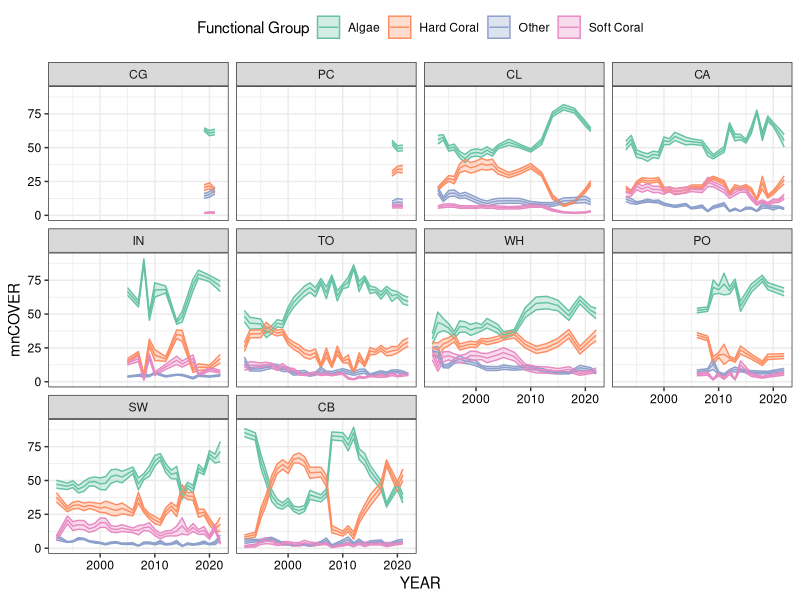
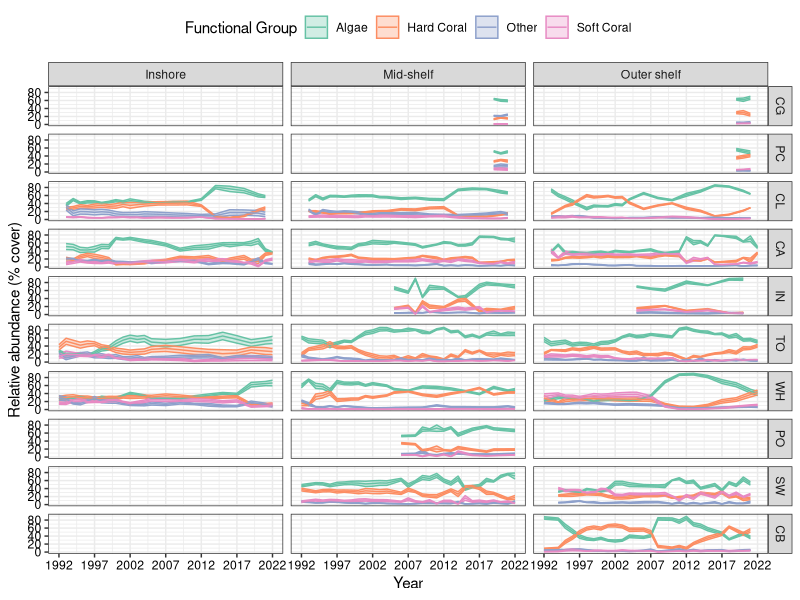
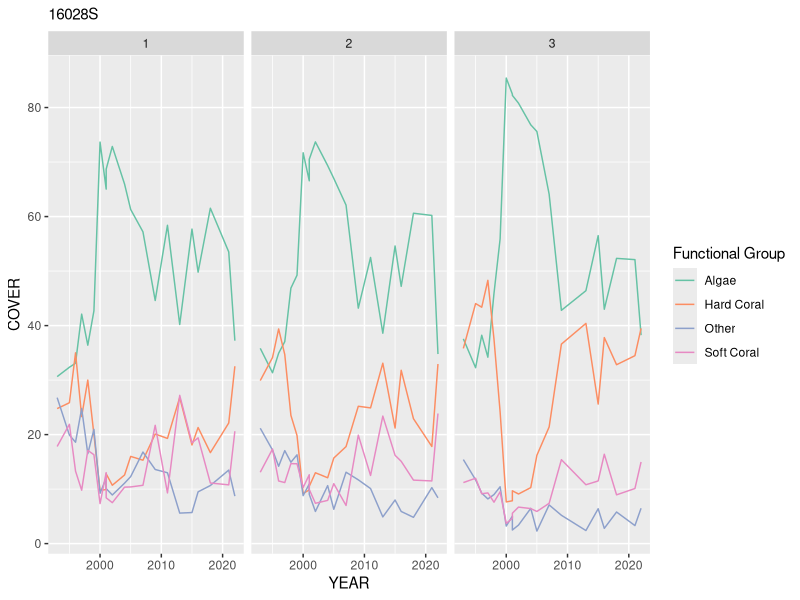
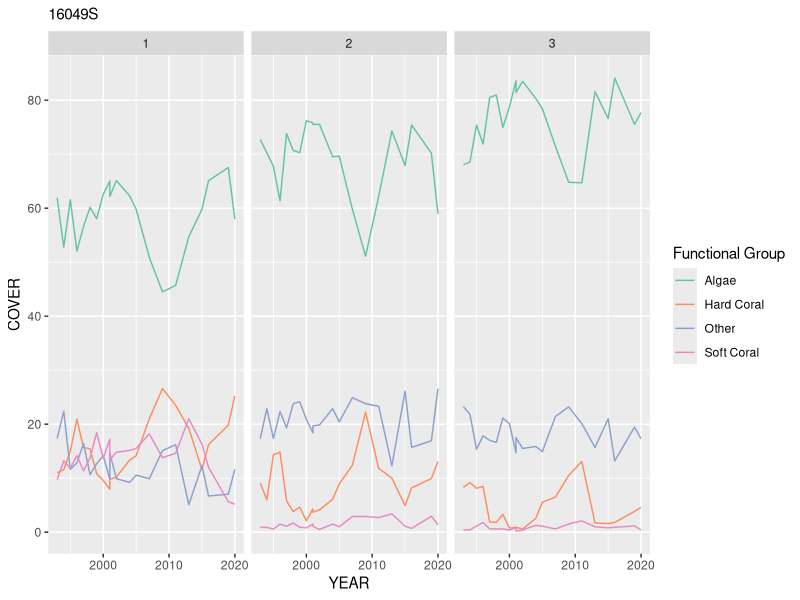
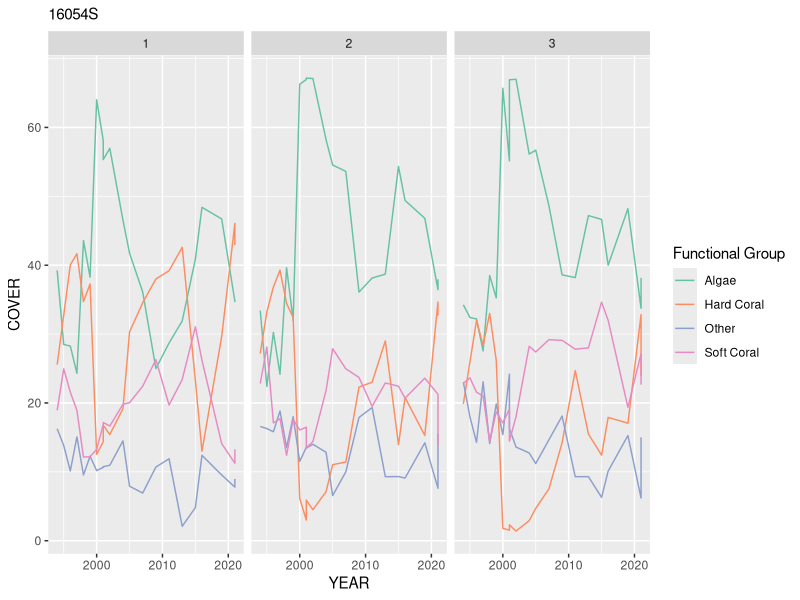
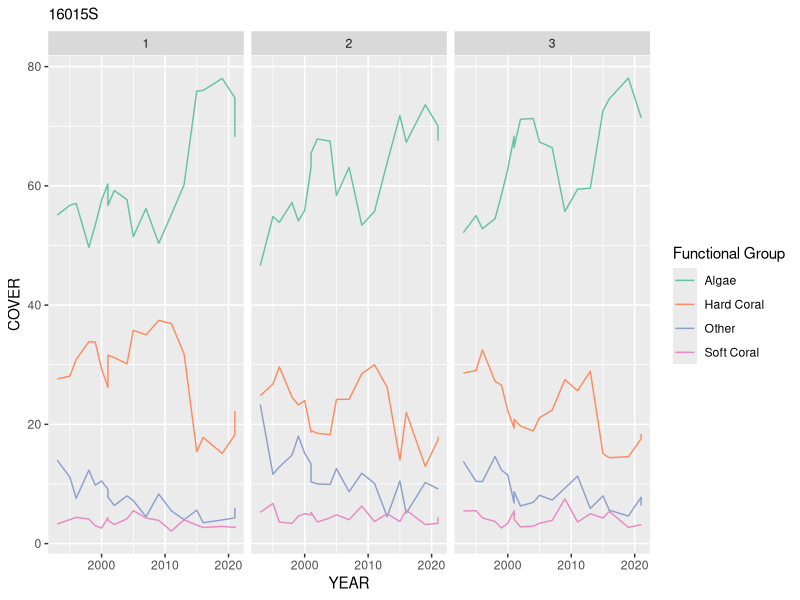
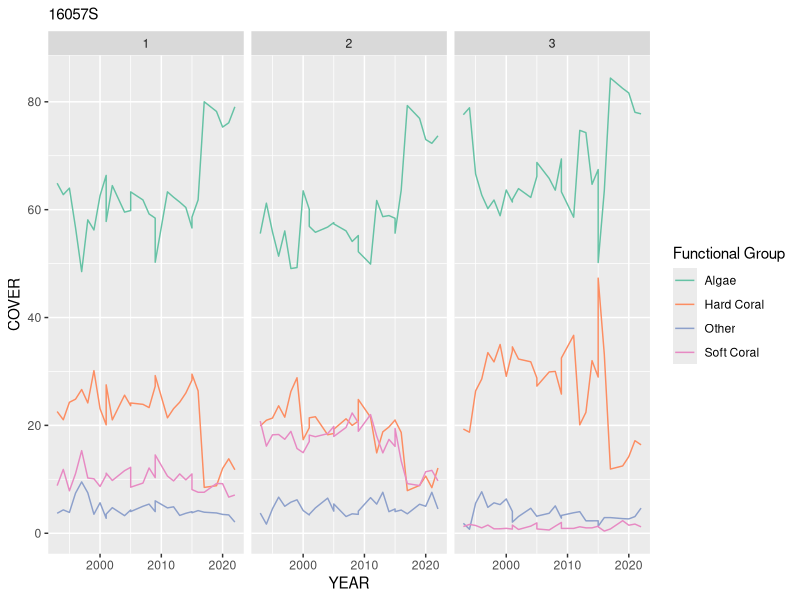
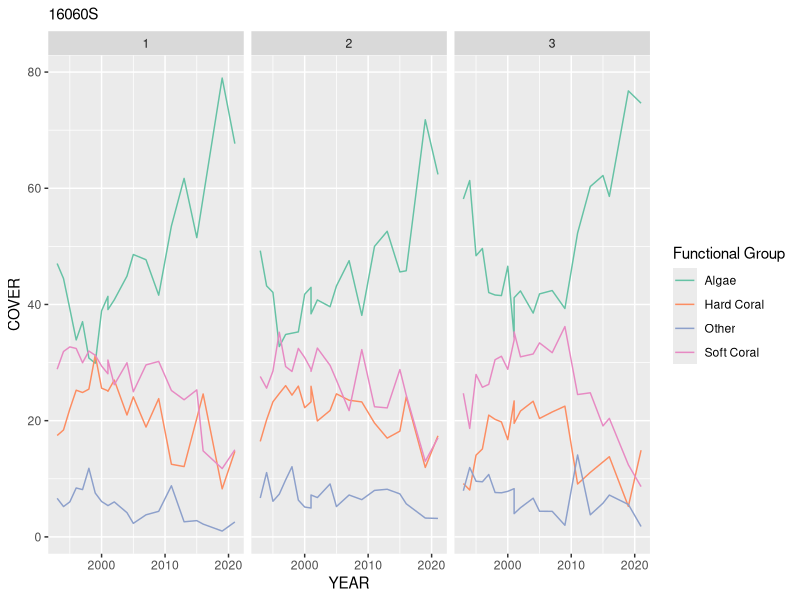

These figures' R source, in order:
## ---- chunk 1
getwd()
## ---- chunk 2
aims <- read.csv("../Lecture 7/ltmp_hc_sc_a_by_site_1992_2022.csv")
## ---- chunk 3
library(lubridate)
library(dplyr)
library(ggplot2)
library(tidyr)
## ---- chunk 4
aims$YEAR <- year(aims$SAMPLE_DATE)
aims$SECTOR <- factor(aims$SECTOR,
                      levels = c("CG","PC","CL","CA","IN",
                                 "TO","WH","PO","SW","CB"))
## ---- chunk 5
aims_summary <- aims %>% group_by(YEAR, SECTOR, GROUP_CODE) %>% summarize(mnCOVER = mean(COVER, na.rm = TRUE), sdCOVER = sd(COVER, na.rm = FALSE), nCOVER = n()) 
## ---- chunk 6
aims_summary <- aims %>%
  group_by(YEAR, SECTOR, GROUP_CODE) %>%
  summarize(mnCOVER = mean(COVER, na.rm = TRUE), #line up similar lines
            sdCOVER = sd(COVER, na.rm = FALSE), #it helps to spot differences
            nCOVER = n()) 
## ---- chunk 7
ggplot(data = aims_summary,
aes(x = YEAR, y = mnCOVER, color = GROUP_CODE, fill = GROUP_CODE)) +
geom_ribbon(alpha = 0.3, aes(ymin = mnCOVER-sdCOVER/sqrt(nCOVER),
ymax = mnCOVER+sdCOVER/sqrt(nCOVER))) +
geom_line() +
scale_color_brewer(name = "Functional Group", palette = "Set2") +
scale_fill_brewer(name = "Functional Group", palette = "Set2") +
facet_wrap(~SECTOR) +
theme_bw() +
theme(legend.position = "top",
axis.text = element_text(color = "black"))
## ---- chunk 8
aims_summary <- aims %>%
  group_by(YEAR, SECTOR, SHELF, GROUP_CODE) %>% #what's different here?
  summarize(mnCOVER = mean(COVER, na.rm = TRUE),
            sdCOVER = sd(COVER, na.rm = FALSE),
            nCOVER = n()) 
## ---- chunk 9
ggplot(data = aims_summary,
       aes(x = YEAR, y = mnCOVER, color = GROUP_CODE, fill = GROUP_CODE)) +
  geom_ribbon(alpha = 0.3, aes(ymin = mnCOVER-sdCOVER/sqrt(nCOVER),
                               ymax = mnCOVER+sdCOVER/sqrt(nCOVER))) +
  geom_line() +
  scale_x_continuous(name = "Year", breaks = seq(1992,2022,5)) +
  scale_y_continuous(name = "Relative abundance (% cover)", breaks = seq(0,100,20)) +
  scale_color_brewer(name = "Functional Group", palette = "Set2") +
  scale_fill_brewer(name = "Functional Group", palette = "Set2") +
  facet_grid(rows = vars(SECTOR), cols = vars(SHELF),
             labeller = labeller(SHELF = c("I"="Inshore",
                                           "M"="Mid-shelf",
                                           "O"="Outer shelf"))) +
  theme_bw() +
  theme(legend.position = "top",
        axis.text = element_text(color = "black"))
## ---- chunk 10
aims <- aims %>%
  mutate(LowCoral = if_else(GROUP_CODE == "Hard Coral" & COVER < 25, 1, 0))
## ---- chunk 11
lowCoral = 25

aims <- aims %>%
  mutate(LowCoral = if_else(GROUP_CODE == "Hard Coral" & COVER < lowCoral, 1, 0))
## ---- chunk 12
aims2 <- aims %>%
  group_by(SECTOR, REEF_ID, SITE_NO, VISIT_NO, SAMPLE_DATE) %>%
  mutate(LowCoral = if_else(GROUP_CODE == "Hard Coral" &
                              COVER[GROUP_CODE == "Hard Coral"] <
                              COVER[GROUP_CODE == "Algae"], 1, 0)) %>%
  ungroup()
## ---- chunk 13
#Surveys where coral cover was below 25%
sum(aims$LowCoral)/nrow(filter(aims, GROUP_CODE == "Hard Coral"))
#Surveys where coral cover is less than algae cover
sum(aims2$LowCoral)/nrow(filter(aims2, GROUP_CODE == "Hard Coral"))
## ---- chunk 14
length(unique(aims$REEF_ID))
## ---- chunk 15
for (i in 1:length(unique(aims$REEF_ID))) {
  reef = unique(aims$REEF_ID)[i]
  reefPlot <- 
    ggplot(data = filter(aims, REEF_ID == reef),
           aes(x = YEAR, y = COVER, color = GROUP_CODE)) +
    geom_line() +
    scale_color_brewer(name = "Functional Group", palette = "Set2") +
    labs(subtitle = reef) +
    facet_wrap(~SITE_NO)
  
  if(i <= 10){
    print(reefPlot)
  }
}
